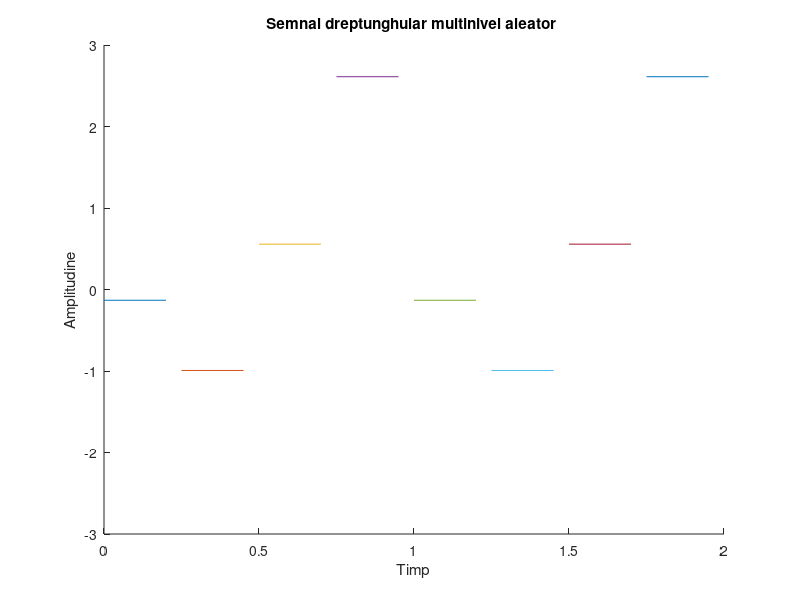

This figure's MATLAB source:
hold on;
%Cu ajutorul functie hold on vom afisa simultan mai multe semnale
%pe acelasi grafic
%200ms
r1=rand(1);
r2=rand(1);
r3=rand(1);
r4=rand(1);
t1=0:.2:0.25;
t2=0.25:.2:0.5;
t3=0.5:.2:0.75;
t4=0.75:.2:1;
x1=-3*r1*square(8*pi*t1,100);
x2=-r2*square(8*pi*t2,100);
x3=r3*square(8*pi*t3,100);
x4=3*r4*square(8*pi*t4,100);
plot(t1,x1);
plot(t2,x2);
plot(t3,x3);
plot(t4,x4);
axis([0 2 -3 3]);
t5=1:.2:1.25;
t6=1.25:.2:1.5;
t7=1.5:.2:1.75;
t8=1.75:.2:2;
x5=-3*r1*square(8*pi*t5,100);
x6=-r2*square(8*pi*t6,100);
x7=r3*square(8*pi*t7,100);
x8=3*r4*square(8*pi*t8,100);
plot(t5,x5);
plot(t6,x6);
plot(t7,x7);
plot(t8,x8);
xlabel('Timp')
ylabel('Amplitudine')
title('Semnal dreptunghular multinivel aleator ')
